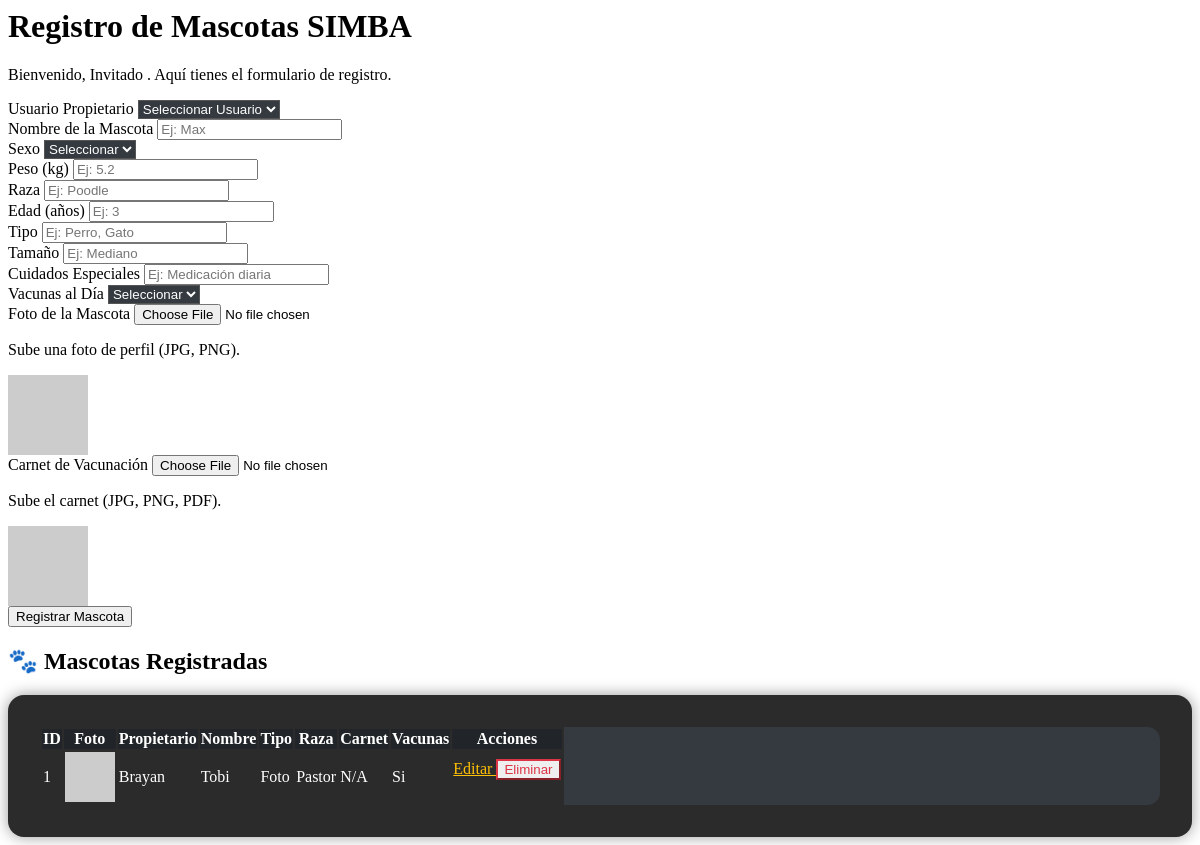
/views/vmas.php, run on the app's committed database.
### tables this page shows
CREATE TABLE `mascota` (
  `idmas` bigint(11) NOT NULL,
  `idusu` bigint(11) DEFAULT NULL,
  `nommas` varchar(100) DEFAULT NULL,
  `sexmas` varchar(100) DEFAULT NULL,
  `pesomas` decimal(5,2) DEFAULT NULL,
  `razamas` varchar(100) DEFAULT NULL,
  `edadmas` int(4) DEFAULT NULL,
  `tipomas` varchar(100) DEFAULT NULL,
  `tammas` decimal(5,2) DEFAULT NULL,
  `cuidmas` varchar(300) DEFAULT NULL,
  `vacmas` varchar(300) DEFAULT NULL,
  `carmas` varchar(500) DEFAULT NULL,
  `fotmas` varchar(500) DEFAULT NULL
);

CREATE TABLE `usuario` (
  `idusu` bigint(11) NOT NULL,
  `idper` bigint(11) DEFAULT NULL,
  `nomusu` varchar(255) DEFAULT NULL,
  `apeusu` varchar(255) DEFAULT NULL,
  `emausu` varchar(255) DEFAULT NULL,
  `telusus` varchar(20) DEFAULT NULL,
  `dirusu` varchar(255) DEFAULT NULL,
  `contusu` varchar(255) DEFAULT NULL,
  `cedusu` varchar(255) DEFAULT NULL
);

### models/conexion.php (called while the page is built)
<?php
    class conexion {
        public function get_conexion(){
            include("data.php");
            $conexion = new PDO("mysql:host=$host;dbname=$db;charset=utf8", $user, $pass);
            return $conexion;
        }
    }
?>

### models/mmas.php (called while the page is built, shortened)
<?php
require_once "conexion.php";
class Mascota {
    private $db;
    public function __construct() {
        $conexion = new Conexion();
        $this->db = $conexion->get_conexion();
    }
    public function listarMascotas() {
        $sql = "SELECT m.idmas, m.idusu, m.nommas, m.sexmas, m.pesomas, m.razamas, m.edadmas,
                       m.tipomas, m.tammas, m.cuidmas, m.vacmas, m.carmas, m.fotmas,
                       u.nomusu
                FROM mascota m
                JOIN usuario u ON m.idusu = u.idusu
                ORDER BY m.idmas DESC";
        try {
            $stmt = $this->db->query($sql);
            return $stmt->fetchAll(PDO::FETCH_ASSOC);
        } catch (PDOException $e) {
            error_log("Error al listar mascotas: " . $e->getMessage());
            return [];
        }
    }
}
?>

### views/vmas.php (the view, shortened to what this page needs)
<?php
require_once __DIR__ . '/../models/mmas.php';
$mascotaModel = new Mascota();
$mascotaEditar = null;
$mascotas = $mascotaModel->listarMascotas();
?>
<div class="container-fluid px-4 py-5">
    <div class="text-center mb-5">
        <h1 class="display-5 fw-bold text-warning">
            <?= $mascotaEditar ? 'Editar Mascota SIMBA' : 'Registro de Mascotas SIMBA' ?>
        </h1>
        <p class="lead">
            Bienvenido,
            <span class="text-warning">
                <?= isset($_SESSION['nomusu']) ? strtoupper($_SESSION['nomusu']) : 'Invitado' ?>
            </span>.
            <?= $mascotaEditar ? 'Modifica la información de la mascota.' : 'Aquí tienes el formulario de registro.' ?>
        </p>
    </div>
    <div class="row mb-5">
        <div class="col-12">
            <div class="card bg-secondary text-white shadow-lg p-4">
                <div class="card-body">
                    <form method="POST" action="controllers/cmas.php" enctype="multipart/form-data">
                        <div class="row g-3">
                            <div class="col-md-4">
                                <label for="idusu" class="form-label">Usuario Propietario</label>
                                <select class="form-select" id="idusu" name="idusu" required>
                                    <option value="" <?= !isset($mascotaEditar) ? 'selected' : '' ?>>Seleccionar Usuario</option>
                                </select>
                            </div>
                            <div class="col-md-4">
                                <label for="nommasc" class="form-label">Nombre de la Mascota</label>
                                <input type="text" class="form-control" id="nommasc" name="nommasc"
                                    value="<?= htmlspecialchars($mascotaEditar['nommas'] ?? '') ?>"
                                    placeholder="Ej: Max" required>
                            </div>
                            <div class="col-md-4">
                                <label for="sexo" class="form-label">Sexo</label>
                                <select class="form-select" id="sexo" name="sexo" required>
                                    <option value="" <?= !isset($mascotaEditar) ? 'selected' : '' ?>>Seleccionar</option>
                                </select>
                            </div>
                            <div class="col-md-4">
                                <label for="peso" class="form-label">Peso (kg)</label>
                                <input type="number" step="0.01" class="form-control" id="peso" name="peso"
                                    value="<?= htmlspecialchars($mascotaEditar['pesomas'] ?? '') ?>"
                                    placeholder="Ej: 5.2" required>
                            </div>
                            <div class="col-md-4">
                                <label for="raza" class="form-label">Raza</label>
                                <input type="text" class="form-control" id="raza" name="raza"
                                    value="<?= htmlspecialchars($mascotaEditar['razamas'] ?? '') ?>"
                                    placeholder="Ej: Poodle" required>
                            </div>
                            <div class="col-md-4">
                                <label for="edad" class="form-label">Edad (años)</label>
                                <input type="number" class="form-control" id="edad" name="edad"
                                    value="<?= htmlspecialchars($mascotaEditar['edadmas'] ?? '') ?>"
                                    placeholder="Ej: 3" required>
                            </div>
                            <div class="col-md-4">
                                <label for="tipo" class="form-label">Tipo</label>
                                <input type="text" class="form-control" id="tipo" name="tipo"
                                    value="<?= htmlspecialchars($mascotaEditar['tipomas'] ?? '') ?>"
                                    placeholder="Ej: Perro, Gato" required>
                            </div>
                            <div class="col-md-4">
                                <label for="tamanomasc" class="form-label">Tamaño</label>
                                <input type="text" class="form-control" id="tamanomasc" name="tamanomasc"
                                    value="<?= htmlspecialchars($mascotaEditar['tammas'] ?? '') ?>"
                                    placeholder="Ej: Mediano" required>
                            </div>
                            <div class="col-md-4">
                                <label for="cuiespmasc" class="form-label">Cuidados Especiales</label>
                                <input type="text" class="form-control" id="cuiespmasc" name="cuiespmasc"
                                    value="<?= htmlspecialchars($mascotaEditar['cuidmas'] ?? '') ?>"
                                    placeholder="Ej: Medicación diaria" required>
                            </div>
                            <div class="col-md-4">
                                <label for="vacumasc" class="form-label">Vacunas al Día</label>
                                <select class="form-select" id="vacumasc" name="vacumasc" required>
                                    <option value="" <?= !isset($mascotaEditar) ? 'selected' : '' ?>>Seleccionar</option>
                                </select>
                            </div>
                            <div class="col-md-6">
                                <label for="imagen" class="form-label">Foto de la Mascota</label>
                                <input type="file" class="form-control" id="imagen" name="imagen" accept="image/*" onchange="previewImage('imagen', 'fotoPreview')">
                                <p class="text-light small mt-1">Sube una foto de perfil (JPG, PNG).</p>
                                <div class="mt-2 text-center">
                                    <?php
                                    $fotoPath = $mascotaEditar['fotmas'] ?? '';
                                    $fotoSrc = !empty($fotoPath) ? 'controllers/../' . htmlspecialchars($fotoPath) : 'https://placehold.co/80x80/000/fff?text=Foto';
                                    ?>
                                    <img id="fotoPreview" src="<?= $fotoSrc ?>" class="img-thumbnail" style="max-width:100px;max-height:100px;">
                                </div>
                            </div>
                            <div class="col-md-6">
                                <label for="carnetmasc" class="form-label">Carnet de Vacunación</label>
                                <input type="file" class="form-control" id="carnetmasc" name="carnetmasc" accept="image/*, application/pdf" onchange="previewImage('carnetmasc', 'carnetPreview')">
                                <p class="text-light small mt-1">Sube el carnet (JPG, PNG, PDF).</p>
                                <div class="mt-2 text-center">
                                    <?php
                                    $carnetPath = $mascotaEditar['carmas'] ?? '';
                                    $isCarnetImage = $carnetPath && preg_match('/\.(jpg|jpeg|png)$/i', $carnetPath);
                                    $carnetSrc = $isCarnetImage ? 'controllers/../' . htmlspecialchars($carnetPath) : 'https://placehold.co/80x80/000/fff?text=Carnet';
                                    ?>
                                    <img id="carnetPreview" src="<?= $carnetSrc ?>" class="img-thumbnail" style="max-width:100px;max-height:100px;">
                                </div>
                            </div>
                            <div class="col-12 mt-4 text-center">
                                <button type="submit" class="btn btn-warning btn-lg shadow">
                                    <i class="fas fa-save"></i> <?= $mascotaEditar ? 'Actualizar Mascota' : 'Registrar Mascota' ?>
                                </button>
                            </div>
                        </div>
                    </form>
                </div>
            </div>
        </div>
    </div>
    </div>
<h2 class="text-center fw-bold text-white mb-4">🐾 Mascotas Registradas</h2>
<div class="listado-mascotas">
    <div class="row">
        <div class="col-12">
            <div class="card shadow-lg p-3">
                <div class="card-body">
                    <div class="table-responsive">
                        <table class="table table-striped table-hover align-middle">
                            <thead class="table-dark">
                                <tr>
                                    <th>ID</th>
                                    <th>Foto</th>
                                    <th>Propietario</th>
                                    <th>Nombre</th>
                                    <th>Tipo</th>
                                    <th>Raza</th>
                                    <th>Carnet</th>
                                    <th>Vacunas</th>
                                    <th>Acciones</th>
                                </tr>
                            </thead>
                            <tbody>
                                <?php if ($mascotas): ?>
                                    <?php foreach ($mascotas as $m): ?>
                                        <tr>
                                            <td class="align-middle"><?= $m['idmas'] ?></td>
                                            <td class="align-middle text-center">
                                                <?php
                                                $fotoSrcList = !empty($m['fotmas']) ? 'controllers/../' . htmlspecialchars($m['fotmas']) : 'https://placehold.co/50x50/eee/333?text=N/A';
                                                ?>
                                                <img src="<?= $fotoSrcList ?>" alt="Foto" class="img-thumbnail" style="width: 50px; height: 50px; object-fit: cover;">
                                            </td>
                                            <td class="align-middle"><?= htmlspecialchars($m['nomusu'] ?? 'N/A') ?></td>
                                            <td class="align-middle"><?= htmlspecialchars($m['nommas']) ?></td>
                                            <td class="align-middle"><?= htmlspecialchars($m['tipomas']) ?></td>
                                            <td class="align-middle"><?= htmlspecialchars($m['razamas']) ?></td>
                                            <td class="align-middle text-center">
                                                <?php if (!empty($m['carmas'])): ?>
                                                    <?php
                                                        $carnetPathList = 'controllers/../' . htmlspecialchars($m['carmas']);
                                                        $carnetExt = strtolower(pathinfo($m['carmas'], PATHINFO_EXTENSION));
                                                        if (in_array($carnetExt, ['jpg', 'jpeg', 'png', 'gif'])):
                                                    ?>
                                                        <a href="<?= $carnetPathList ?>" target="_blank" title="Ver Carnet">
                                                            <i class="fas fa-image fa-2x text-info"></i>
                                                        </a>
                                                    <?php else: ?>
                                                        <a href="<?= $carnetPathList ?>" target="_blank" title="Descargar Carnet">
                                                            <i class="fas fa-file-pdf fa-2x text-danger"></i>
                                                        </a>
                                                    <?php endif; ?>
                                                <?php else: ?>
                                                    <span class="text-muted">N/A</span>
                                                <?php endif; ?>
                                            </td>
                                            <td class="align-middle"><?= htmlspecialchars($m['vacmas']) ?></td>
                                            <td class="align-middle">
                                                <a href="index.php?pg=1009&editar=<?= $m['idmas'] ?>"
                                                   class="btn btn-outline-warning btn-sm me-1">
                                                    <i class="fas fa-edit"></i> Editar
                                                </a>
                                                <form method="POST" action="controllers/cmas.php" style="display:inline-block;">
                                                    <button type="submit" class="btn btn-outline-danger btn-sm"
                                                            onclick="return confirm('¿Seguro que deseas eliminar la mascota <?= htmlspecialchars($m['nommas']) ?>?');">
                                                        <i class="fas fa-trash-alt"></i> Eliminar
                                                    </button>
                                                </form>
                                            </td>
                                        </tr>
                                    <?php endforeach; ?>
                                <?php else: ?>
                                    <tr><td colspan="9" class="text-muted text-center">No hay mascotas registradas.</td></tr>
                                <?php endif; ?>
                            </tbody>
                        </table>
                    </div>
                </div>
            </div>
        </div>
    </div>
</div>

### data on the page
mascota: idmas "1", idusu.nomusu "Brayan", nommas "Tobi", tipomas "Foto", razamas "Pastor", shows "N/A", vacmas "Si"
